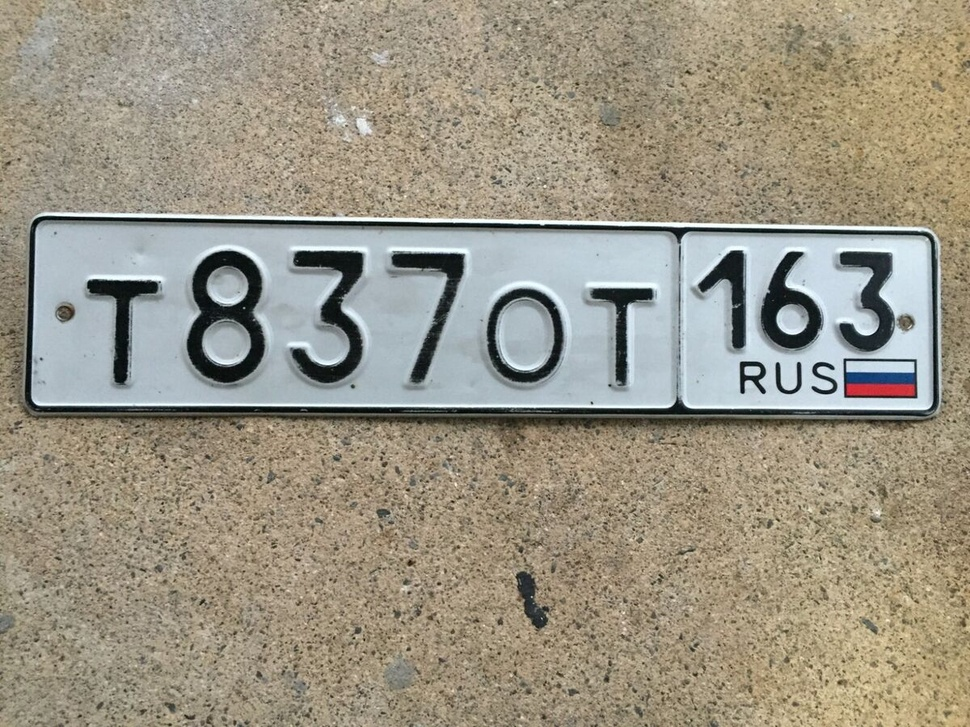
#> input picture images/s-l1200.jpg, 970 x 727 px, shrunk from 1200 x 900 before the run; its folder holds only this picture in this run
$ python -i recognize.py   (imports and definitions only)
#> lines starting #> are read from the running program, lines starting #| are printed output that depends on the picture; after the words box and inside, x2 and y2 are one past the last pixel; in counts of white or black regions, pixels touching at a corner belong together
#> further down, picture is the input picture: shape (727, 970, 3); mean B, G, R 132.9, 149.1, 155.3
import os
import pytesseract
import json
import cv2
import re

def preprocess_image(img):
    """Улучшение качества изображения для Tesseract"""
    gray = cv2.cvtColor(img, cv2.COLOR_BGR2GRAY)
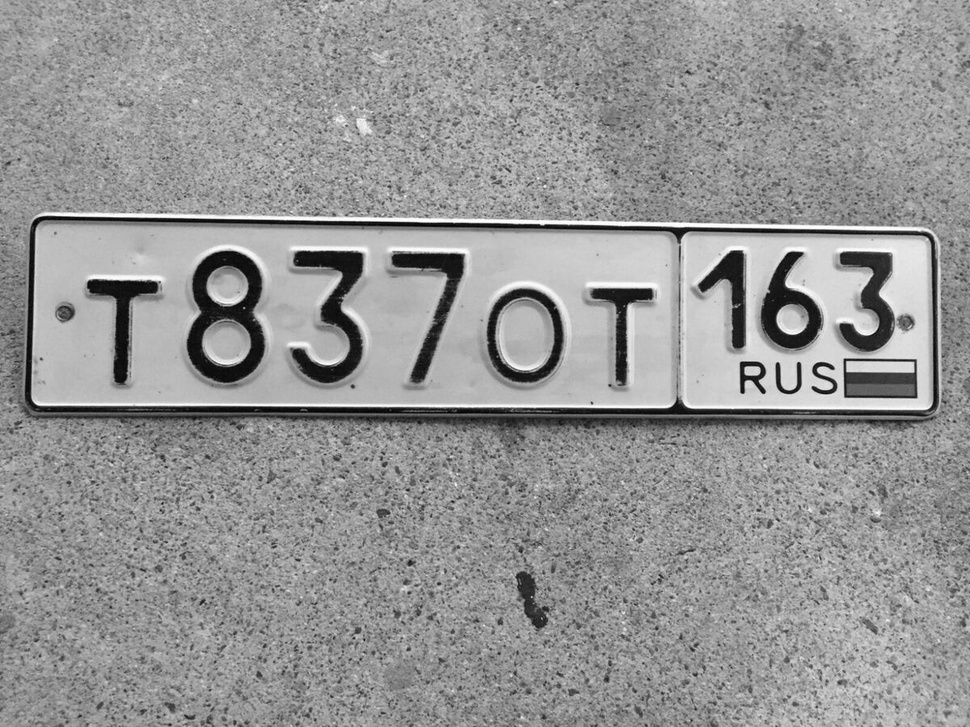
#> gray: shape (727, 970); min 1, max 255, mean 149.1
    blur = cv2.GaussianBlur(gray, (3, 3), 0)
    _, thresh = cv2.threshold(blur, 0, 255, cv2.THRESH_BINARY + cv2.THRESH_OTSU)
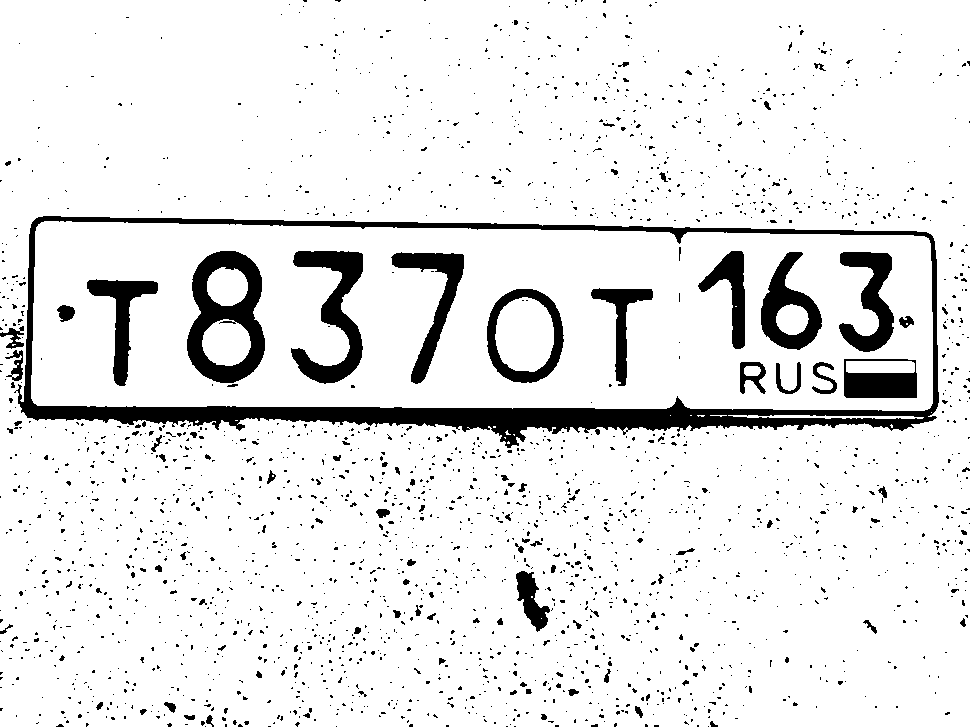
#> thresh: shape (727, 970); 90.9% white; 2252 black regions (2140 under 20 px), largest, box (x1, y1, x2, y2) and area: (14, 216, 939, 448) 21784, (187, 251, 265, 383) 5165, (291, 251, 363, 384) 3913
    return thresh

# [110 lines left out: functions validate_plate_text, normalize_plate_number, fix_common_ocr_errors, recognize_text, not called in this run]

# [12 lines not run here, left out]

>>> import cv2
>>> picture = cv2.imread('images/s-l1200.jpg')
>>> result = preprocess_image(picture)
